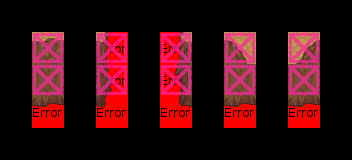

Below is a game level as drawn by its tile map, then a one-line description and the .tmx that defines it (tile-layer data replaced by summaries):
An orthogonal 11x5 tile map with 32x32 px tiles, 6 tile layers (Regionsinput, Regionsoutput, Input_Mountains3, Output_Mountains1, ...), 3 tilesets.

<map version="1.0" orientation="orthogonal" width="11" height="5" tilewidth="32" tileheight="32">
 <tileset firstgid="1" name="ruleset" tilewidth="32" tileheight="32">
  <image source="ruleset.png" width="256" height="64" />
 </tileset>
 <tileset firstgid="17" name="mountains_new" tilewidth="32" tileheight="32">
  <image source="../tiles/mountains_new.png" width="480" height="288" />
 </tileset>
 <tileset firstgid="152" name="collision" tilewidth="32" tileheight="32">
  <image source="../tiles/collision.png" width="64" height="32" />
 </tileset>
 <layer name="Regionsinput" width="11" height="5">
  <data>[55 cells, 5 non-empty, 1 distinct tile ids]</data>
 </layer>
 <layer name="Regionsoutput" width="11" height="5">
  <data>[55 cells, 15 non-empty, 1 distinct tile ids]</data>
 </layer>
 <layer name="Input_Mountains3" width="11" height="5">
  <data>[55 cells, 5 non-empty, 5 distinct tile ids]</data>
 </layer>
 <layer name="Output_Mountains1" width="11" height="5">
  <data>[55 cells, 6 non-empty, 2 distinct tile ids]</data>
 </layer>
 <layer name="Output_Mountains2" width="11" height="5">
  <data>[55 cells, 4 non-empty, 4 distinct tile ids]</data>
 </layer>
 <layer name="Output_Collision" width="11" height="5">
  <data>[55 cells, 10 non-empty, 1 distinct tile ids]</data>
 </layer>
</map>
